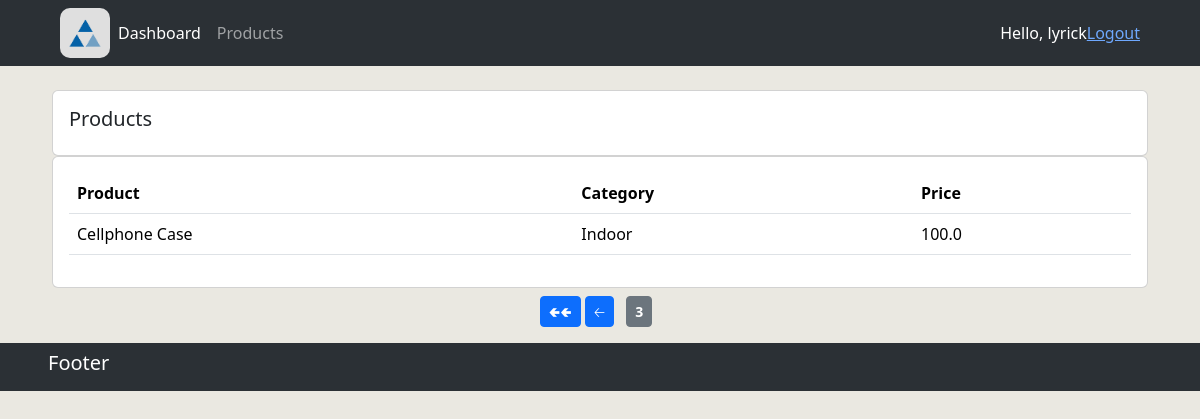
The page /products/?page=3 (signed in) on the database its author committed.
### accounts/models.py (models this page shows, shortened)
class Product(models.Model):
    name = models.CharField(max_length=200, null=True)
    price = models.FloatField(null=True)
    CATEGORY = (
        ('Indoor', 'Indoor'),
        ('Outdoor', 'Outdoor'),
    )
    category = models.CharField(max_length=200, null=True, choices=CATEGORY)
    description = models.CharField(max_length=200, null=True, blank=True)
    date_created = models.DateTimeField(auto_now_add=True)
    tags = models.ManyToManyField(Tag)

### accounts/views.py (the view)
# urls.py: path('products/', views.products, name="products"),
@login_required(login_url='login')
def products(request):
    products_list = Product.objects.all()            # query into db to get all products
    paginator = Paginator(products_list, 5)    # show 10 products per page
    page_num = request.GET.get('page')
    products_display = paginator.get_page(page_num)
    context = {"products": products_display}
    return render(request, 'accounts/products.html', context)

### accounts/templates/accounts/products.html (shortened to what this page needs)
{% extends 'accounts/main.html' %}
{% block content %}
<br>
<main class="row px-5 gx-0">
    <section class="col-md px-1">
        <div class="card card-body">
            <h5>Products</h5>
        </div>
        <div class="card card-body">
            <table class="table">
                <tr>
                    <th>Product</th>
                    <th>Category</th>
                    <th>Price</th>
                </tr>
                {% for product in products %}
                    <tr>
                        <td>{{ product.name  }}</td>
                        <td>{{ product.category  }}</td>
                        <td>{{ product.price  }}</td>
                    </tr>
                {% endfor %}
            </table>
        </div>
    </section>
    <section class="pagination w-100 my-2">
        <div class="mx-auto">
            <span class="step-links">
                {% if products.has_previous %}
                    <a href="?page=1" class="btn btn-sm btn-primary">🢀🢀</a>
                    <a href="?page={{ products.previous_page_number }}" class="btn btn-sm btn-primary">🡠</a>
                {% endif %}
            </span>
            <span class="current btn btn-sm btn-secondary px-2 mx-2 fw-bold">
                {{ products.number }}
            </span>
        </div>
    </section>
</main>
{% endblock %}

### accounts/templates/accounts/sections/navbar.html (shortened to what this page needs)
{% load static %}
<nav class="navbar navbar-expand-lg bg-body-tertiary bg-dark px-5 py-2" data-bs-theme="dark">
    <div class="container-fluid">
      <a href="{% url 'home' %}">
        <img src="{% static 'images/logo_clientflow2.png' %}" class="logo1" />
      </a>
      <div class="collapse navbar-collapse" id="navbarNav">
        <ul class="navbar-nav">
          <li class="nav-item">
            <a class="nav-link active" aria-current="page" href="{% url 'home' %}">Dashboard</a>
          </li>
          <li class="nav-item">
            <a class="nav-link" href="{% url 'products' %}">Products</a>
          </li>
        </ul>
      </div>
      <span style="color:white;">Hello, {{request.user}}</span>
      <span><a href="{% url 'logout' %}">Logout</a></span>
    </div>
</nav>

### static/css/main.css (style rules this page uses)
body { background-color: #eae8e1; }
.logo1 { width: 50px; height: 50px; border-radius: 10px; }

### rows shown on the page
Product: name "Cellphone Case", category "Indoor", price "100.0"

### other values the page prints
{{ request.user }} "lyrick"
{{ products.number }} "3"
